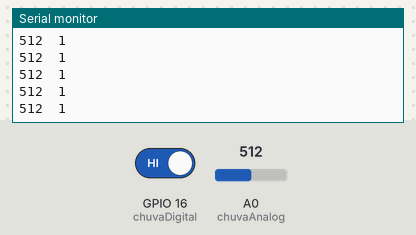
Simulated run of this program. Board: ESP8266 (NodeMCU). Shown: the last lines printed to the serial monitor. Inputs (shaded band) come from the test bench; at power-on: A0 (chuvaAnalog) = 512, GPIO 16 (chuvaDigital) HIGH. WiFi joins after 1.5 s; servers stay silent unless stated.

Above: at 2.8 s.
2.9 s: A0 (chuvaAnalog) set to 716
At 3.16 s:
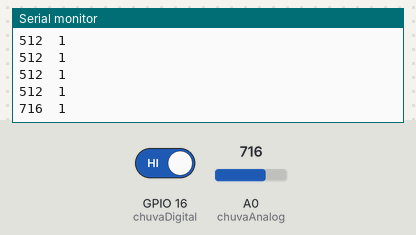
4.4 s: GPIO 16 (chuvaDigital) driven LOW
At 5.7 s:
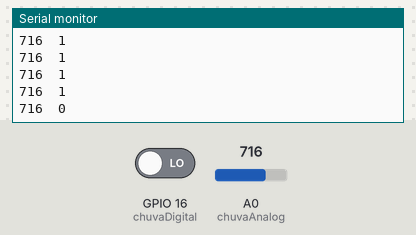

Measured:
- after the input at 2.9 s, the serial monitor: prints a new line after 0.10 s (image 1)
- after the input at 4.4 s, the serial monitor: prints a new line at once (image 2)

The program:

main.cpp
```cpp
#include <Arduino.h>
#include <ESP8266WiFi.h>
#include <ESP_Mail_Client.h>

#define chuvaAnalog A0 //Pino Analógico
#define chuvaDigital 16 //Pino digital
#define WIFI_SSID "PROF.RAFAEL"
#define WIFI_PASSWORD ""
#define SMTP_HOST "smtp.gmail.com"
#define SMTP_PORT 465
// Credenciais
#define AUTHOR_EMAIL ""
#define AUTHOR_PASSWORD ""
// Para
#define RECIPIENT_EMAIL ""
// Sessão SMTP usado para envio de e-mail
SMTPSession smtp;
//Função
void Email(){
// Habilita o debug via porta serial
// * nenhum debug - 0
// * depuração básica - 1
smtp.debug(1);
// Declara os dados de configuração da sessão 32
ESP_Mail_Session session;
// Set configuração
session.server.host_name = SMTP_HOST;
session.server.port = SMTP_PORT;
session.login.email = AUTHOR_EMAIL;
session.login.password = AUTHOR_PASSWORD;
session.login.user_domain = "";
// Declara a classe da mensagem
SMTP_Message message;
// Configura os cabeçalhos das mensagens
message.sender.name = "ESP- 8266";
message.sender.email = AUTHOR_EMAIL;
message.subject = "chuvarada";
message.addRecipient("MANDELÃO", RECIPIENT_EMAIL);
//Editar a mensagem com HTML
String htmlMsg = "<div style=\"color:#red;\"><h1>CHOVENDO<\/h1><p>- CHEGO O EMAIL <\/p><\/div>";
message.html.content = htmlMsg.c_str();
message.html.content = htmlMsg.c_str();
message.text.charSet = "us-ascii";
message.html.transfer_encoding = Content_Transfer_Encoding::enc_7bit;
if (!smtp.connect(&session))
return;
// Envia o e-mail e fecha a sessão
if (!MailClient.sendMail(&smtp, &message)){
Serial.println("Erro ao enviar Email, " + smtp.errorReason());
}
}
void setup() {
Serial.begin(9600);
pinMode(chuvaDigital,INPUT); //Pino como entrada
Serial.print("Connecting to AP");
WiFi.begin(WIFI_SSID, WIFI_PASSWORD);
while (WiFi.status() != WL_CONNECTED){
Serial.print(".");
delay(200);
}
Serial.println("");
Serial.println("WiFi connected.");
Serial.println("IP address: ");
Serial.println(WiFi.localIP());
Serial.println();
}
void loop() {
  //Lendo a porta analógica
  int chuvaAnalogVal = analogRead(chuvaAnalog);
  //Lendo a porta digital
  int chuvaDigitalVal = digitalRead(chuvaDigital);
  Serial.print(chuvaAnalogVal);
  Serial.print("\t");
  Serial.println(chuvaDigitalVal);
  delay(200);

  if(chuvaDigitalVal == 0){
    Email();
    delay(20000);
  }

}
```
